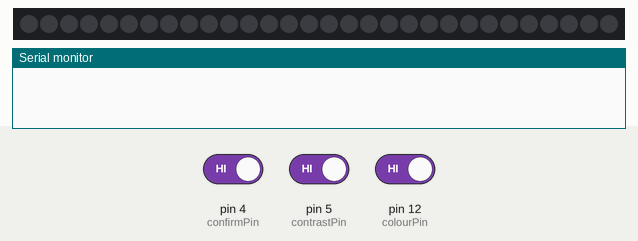
The program below on a simulated Arduino Uno, built for the host (arithmetic inside an expression is 32-bit, double 64-bit). On the bench: 30 RGB LEDs in strip order, left to right, the last lines printed to the serial monitor. The inputs (shaded band) are chosen by the test bench; at power-on: pin 12 (colourPin) HIGH, pin 4 (confirmPin) HIGH, pin 5 (contrastPin) HIGH.

Above: at 1.2 s.
1.3 s: pin 12 (colourPin) driven LOW
2.8 s: pin 4 (confirmPin) driven LOW
At 5.08 s:
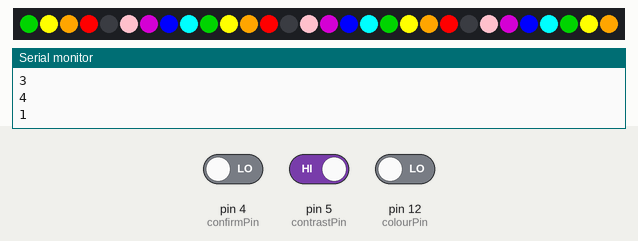
At 5.7 s:
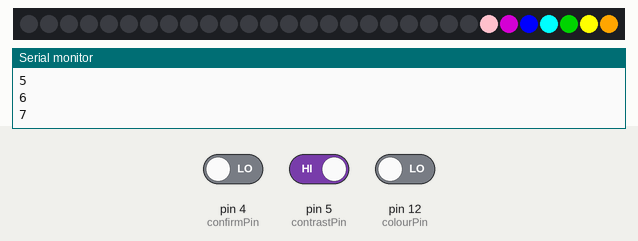
5.8 s: pin 5 (contrastPin) driven LOW
At 7.4 s:
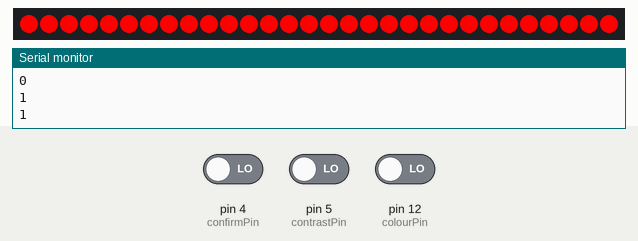
8.8 s: pin 4 (confirmPin) driven HIGH
11.8 s: pin 12 (colourPin) driven HIGH
14.8 s: pin 4 (confirmPin) driven LOW
Timing chart, 0 to 17.8 s (numbered marks = the images above; inputs shaded):
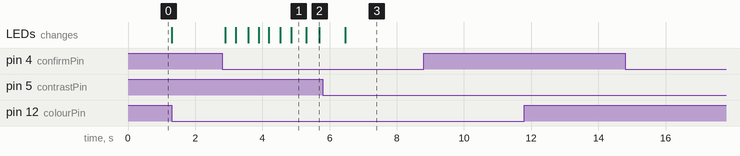

The program:

main.cpp
```cpp
#include <Arduino.h>
#include <FastLED.h>
#include <array> //used for sizeof()

#define NUM_LEDS 30
#define DATA_PIN 0
#define colourPin 12
#define confirmPin 4
#define contrastPin 5

using namespace std;

//configure the amount of LEDS in the strip and initialise them
//configure array of colour values to allow for selecting of colours
CRGB leds[NUM_LEDS];
const CRGB colorTypes[] = {CRGB::Red, CRGB::Orange, CRGB::Yellow, CRGB::Green, CRGB::Aqua, CRGB::Blue, CRGB::Purple, CRGB::Pink};
int colourState = 0;
int postionState = 30;

void setup()
{
  //set pinmode for all three input mics
  pinMode(colourPin, INPUT);
  pinMode(confirmPin, INPUT);
  pinMode(contrastPin, INPUT);
  FastLED.addLeds<NEOPIXEL, DATA_PIN>(leds, NUM_LEDS);
  Serial.begin(9600);
}

void pinColour()
{
  //sizeof refers to the size of the pointer not the array in order to do that we must find how many bits are in each value
  if (colourState != (sizeof(colorTypes) / sizeof(colorTypes[0]))-1)
  {
    colourState++;
    Serial.println(colourState);
    leds[postionState] = colorTypes[colourState];
    FastLED.show();
    delay(30);
  }
  else
  {
    colourState = -1;
  }
}

void ledPostion()
{
  if (postionState != 0)
  {
    //this for loop presents a trail effect on the light strip
    for (int i = 0; i < postionState; i++)
    {
      leds[i] = colorTypes[colourState];
      FastLED.show();
      leds[i] = CRGB::Black; //turn off the led when the next pass comes
    }
    //sets the last state led to be permanently on to the selected colourState
    leds[postionState] = colorTypes[colourState];
    FastLED.show();
    postionState--;
  }
  else
  {
    postionState = 30;
  }
}

void ravePin()
{
  for (int colorStep = 0; colorStep < 256; colorStep++)
  {

    int r = colorStep;       // Redness starts at zero and goes up to full
    int b = 255 - colorStep; // Blue starts at full and goes down to zero
    int g = 0;               // No green needed to go from blue to red

    // Now loop though each of the LEDs and set each one to the current color

    for (int x = 0; x < NUM_LEDS; x++)
    {
      leds[x] = CRGB(r, g, b);
    }
    FastLED.show();
    postionState= 30;

  }
}

void loop()
{

  if (digitalRead(colourPin) == 0)
  {
    pinColour();
    //Serial.println("ColourPin Active");
  }

  if (digitalRead(confirmPin) == 0)
  {
    ledPostion();
    //Serial.println("ConfirmPin Active");
  }
  if (digitalRead(contrastPin) == 0)
  {
    ravePin();
    // Serial.println("ContrastPin Active");
  }
}
```

Measured:
- after the input at 2.8 s, the LEDs: first change after 0.10 s (image 1 shows a later state)
- after the input at 5.8 s, the LEDs: change after 0.67 s (image 3)
- after the input at 11.8 s, every drawn part: stays the same
- after the input at 14.8 s, every drawn part: stays the same
- what the display in image 1 shows lasts 0.4 s, from 4.9 s to 5.3 s
